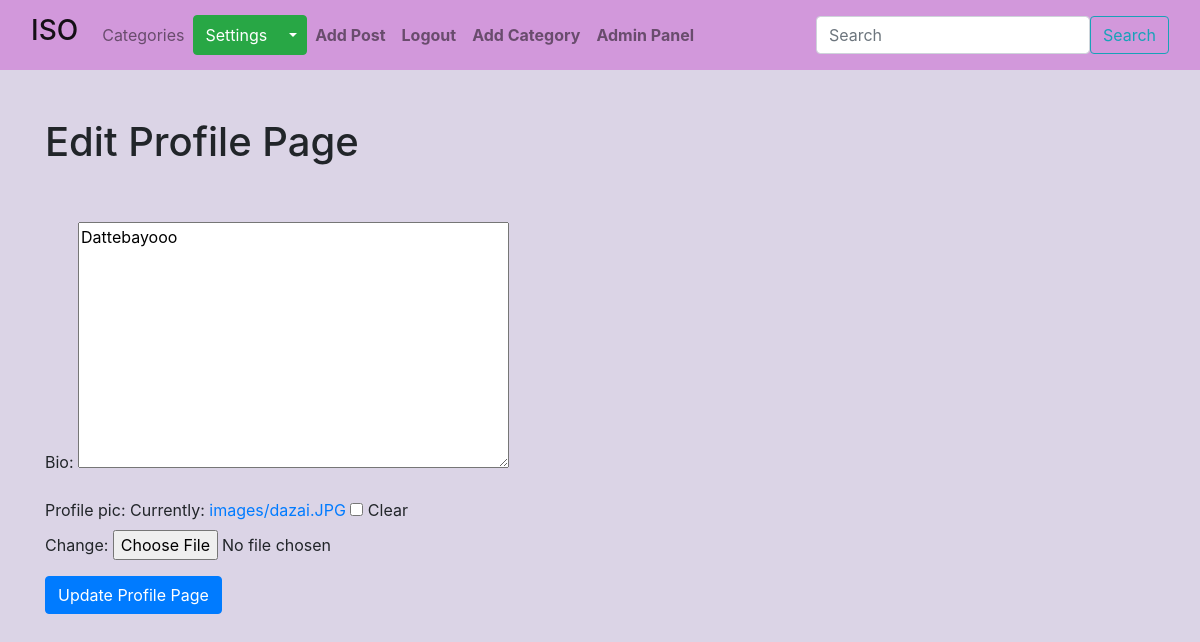
Before: /members6/edit_profile_page (signed in) with the older database file.
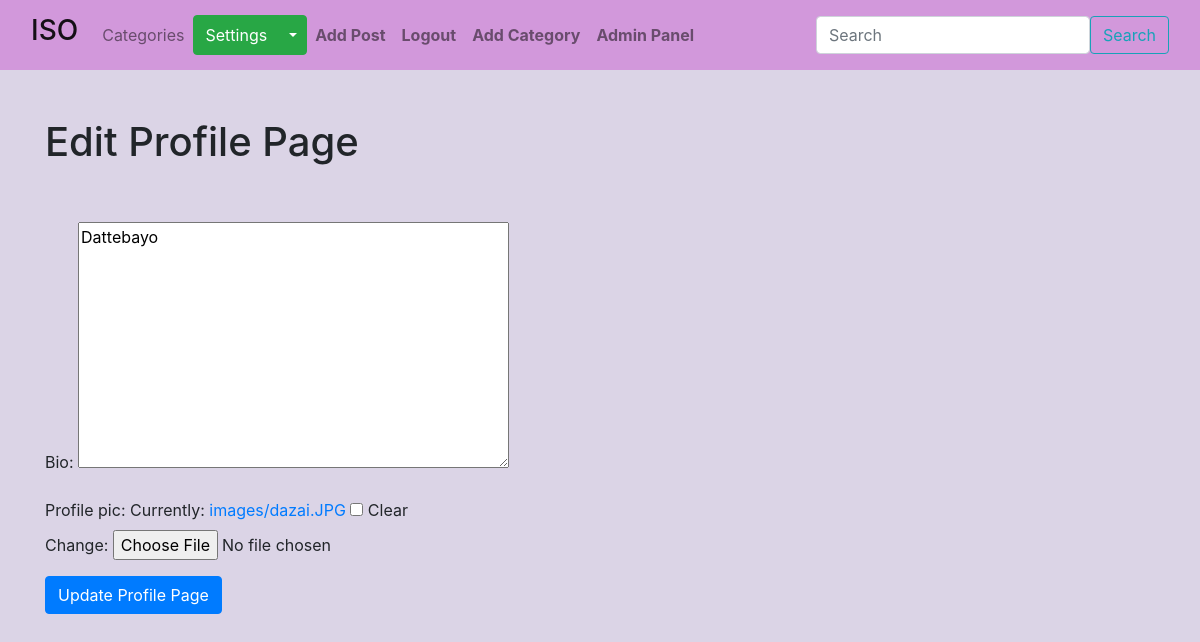
After: the same page with the newer database file.
### ISO_Blog/models.py (models this page shows, shortened)
class Profile(models.Model):
    user = models.OneToOneField(User, null=True, on_delete=models.CASCADE)
    bio = models.TextField()
    profile_pic = models.ImageField(null=True, blank=True, upload_to="images/")
    fb_url =models.CharField(max_length=255, )

### members/views.py (the view)
# urls.py: path("<int:pk>/edit_profile_page", EditProfilePageView.as_view(), name='edit_profile_page'),
class EditProfilePageView(generic.UpdateView):
    model = Profile
    template_name = 'registration/edit_profile_page.html'
    fields = ['bio', 'profile_pic']
    success_url=reverse_lazy('Home')

### members/templates/registration/edit_profile_page.html (shortened to what this page needs)
{% extends 'base.html' %}
{% block content %}
{% if user.is_authenticated %}
    <h1>Edit Profile Page</h1>
    <br></br>
    <div class='form-group'>
        <form method='POST' enctype="multipart/form-data">
            {{ form.as_p }}
            <button class="btn btn-primary">Update Profile Page</button>
    </div>
{% else %}
<br/><br/><br/>
<h3>Ahm Ahm Ahm, anything you are looking for?</h3>
{% endif %}
{% endblock %}

Changed rows visible on the page:
changed Profile: bio "Dattebayooo" → "Dattebayo"
